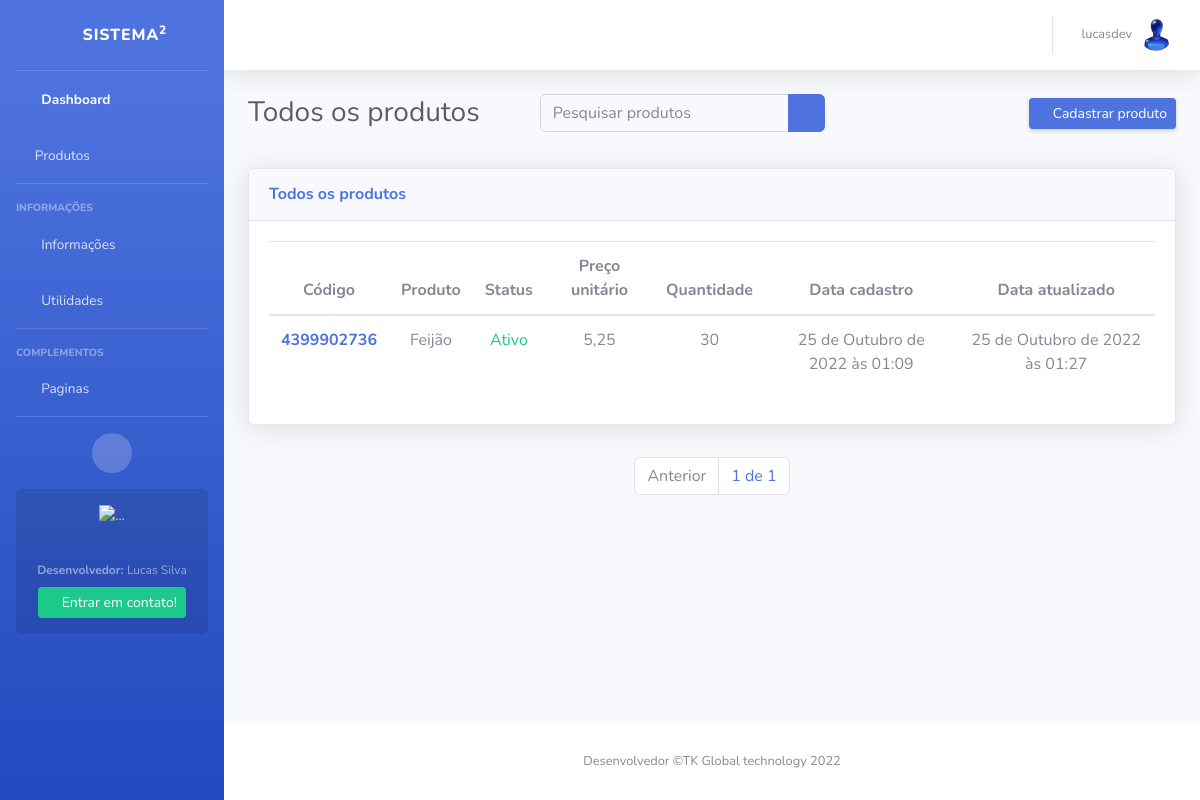
/produtos/todos/ (signed in), run on an earlier commit of the app's database.
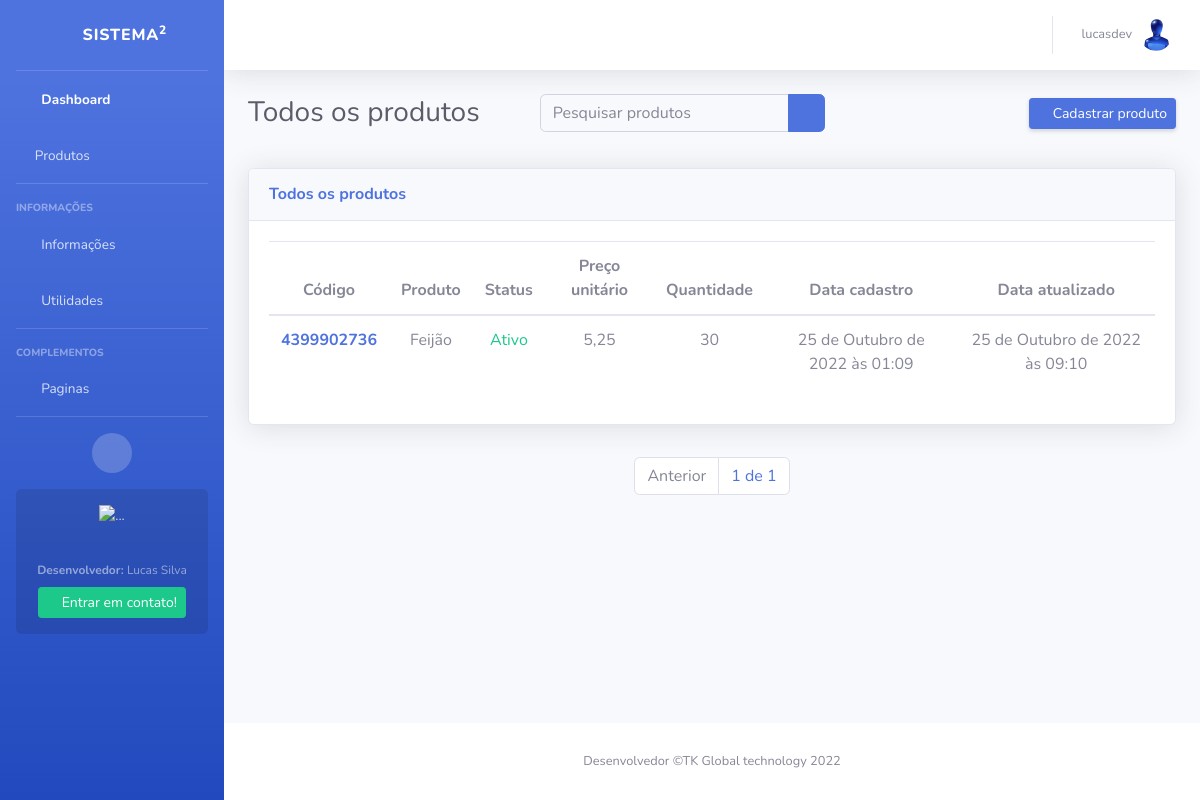
And on a later commit of the database.
### apps/products/models/products.py (models this page shows, shortened)
class Products(models.Model):
    code = models.IntegerField(default=gerar_id, editable=False)
    created_by = models.ForeignKey(User, on_delete=models.CASCADE)
    name = models.CharField(max_length=50)
    value = models.DecimalField(max_digits=9, decimal_places=2)
    quantity = models.IntegerField(default=1, null=True, blank=True)
    status = models.BooleanField(default=True)
    image = models.ImageField(upload_to=upload_to, default='image.jpg', null=True, blank=True)
    date_create = models.DateTimeField(auto_now_add=True)
    date_update = models.DateTimeField(auto_now=True)
    """Aqui servirá para mostrar apenas produtos do usuario"""
    class Meta:
        db_table = 'products'
        verbose_name = 'Produto'
        verbose_name_plural = 'Produtos'
        ordering = ('-date_create',)

### apps/products/views/products.py (the view, shortened to what this page needs)
# urls.py: path('todos/', AllProductsView.as_view(), name='all-products'),
class AllProductsView(LoginRequiredMixin, ListView):
    template_name = 'all-products.html'
    edirect_field_name = 'login'
    model = Products
    def get_queryset(self):
        return Products.objects.all()
    def get(self, request, *args, **kwargs):
        self.object_list = self.get_queryset()
        allow_empty = self.get_allow_empty()
        producs = Products.objects.all().order_by('-date_create')
        queryset = request.GET.get('q')
        print(queryset)
        paginator = Paginator(producs, 10)
        page = self.request.GET.get('page')
        posts = paginator.get_page(page)
        context = dict()
        context['producs'] = posts
        return self.render_to_response(context)

### apps/products/templates/all-products.html (shortened to what the changed rows need)
{% extends 'base.html' %}
{% load static %}
{% block body %}
<div class="container-fluid">
    <div class="d-sm-flex align-items-center justify-content-between mb-4">
        <h1 class="h3 mb-0 text-gray-800">Todos os produtos</h1>
    </div>
        <section class="py-2">
              <div class="row">
                <div class="col-xl-12 col-lg-12">
                    <div class="card shadow mb-4">
                        <div class="card-body">
                            <div class="table-responsive-sm">
                                <table class="table table-hover">
                                    <thead>
                                      <tr  class="text-center">
                                        <th scope="col">Código</th>
                                        <th scope="col">Produto</th>
                                        <th scope="col">Status</th>
                                        <th scope="col">Preço unitário</th>
                                        <th scope="col">Quantidade</th>
                                        <th scope="col">Data cadastro</th>
                                        <th scope="col">Data atualizado</th>
                                      </tr>
                                    </thead>
                                    <tbody>
                                        {% for product in producs %}
                                        <tr class="text-center">
                                            <th scope="row"><a href="{% url 'product-edit' product.pk  %}">{{product.code}}</a></th>
                                            <td>{{product.name}}</td>
                                            <td>
                                                {% if product.status == True  %}
                                                    <span class="text-success">Ativo</span>
                                                {% else %}
                                                <span class="text-danger">Desativado</span>
                                                {% endif %}
                                            </td>
                                            <td>{{product.value}}</td>
                                            <td>{{product.quantity}}</td>
                                            <td>{{product.date_create}}</td>
                                            <td>{{product.date_update}}</td>
                                        </tr>
                                        {% endfor %}
                                    </table>
                            </div>
                        </div>
                    </div>
                </div>
            </div>
    </section>
</div>
{% endblock body %}

What changed in the data, as far as the page shows it:
changed Products "Feijão": date_update "25 de Outubro de 2022 às 01:27" → "25 de Outubro de 2022 às 09:10"
